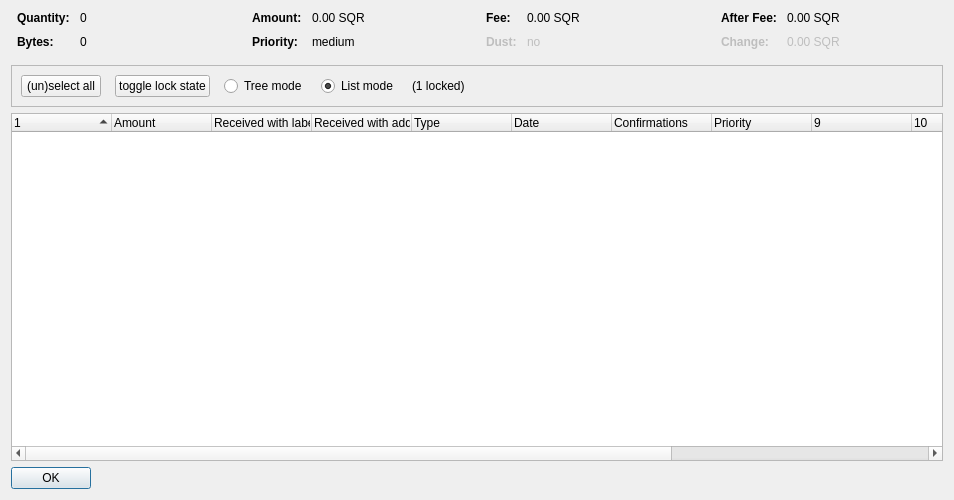
<?xml version="1.0" encoding="UTF-8"?>
<ui version="4.0">
 <class>CoinControlDialog</class>
 <widget class="QDialog" name="CoinControlDialog">
  <property name="geometry">
   <rect>
    <x>0</x>
    <y>0</y>
    <width>954</width>
    <height>500</height>
   </rect>
  </property>
  <property name="windowTitle">
   <string>Coin Selection</string>
  </property>
  <layout class="QVBoxLayout" name="verticalLayout">
   <item>
    <layout class="QHBoxLayout" name="horizontalLayoutTop" stretch="0,0,0,0">
     <property name="topMargin">
      <number>0</number>
     </property>
     <property name="bottomMargin">
      <number>10</number>
     </property>
     <item>
      <layout class="QFormLayout" name="formLayoutCoinControl1">
       <property name="horizontalSpacing">
        <number>10</number>
       </property>
       <property name="verticalSpacing">
        <number>10</number>
       </property>
       <property name="leftMargin">
        <number>6</number>
       </property>
       <property name="rightMargin">
        <number>6</number>
       </property>
       <item row="0" column="0">
        <widget class="QLabel" name="labelCoinControlQuantityText">
         <property name="font">
          <font>
           <weight>75</weight>
           <bold>true</bold>
          </font>
         </property>
         <property name="text">
          <string>Quantity:</string>
         </property>
        </widget>
       </item>
       <item row="0" column="1">
        <widget class="QLabel" name="labelCoinControlQuantity">
         <property name="cursor">
          <cursorShape>IBeamCursor</cursorShape>
         </property>
         <property name="contextMenuPolicy">
          <enum>Qt::ActionsContextMenu</enum>
         </property>
         <property name="text">
          <string notr="true">0</string>
         </property>
         <property name="textInteractionFlags">
          <set>Qt::LinksAccessibleByMouse|Qt::TextSelectableByKeyboard|Qt::TextSelectableByMouse</set>
         </property>
        </widget>
       </item>
       <item row="1" column="0">
        <widget class="QLabel" name="labelCoinControlBytesText">
         <property name="font">
          <font>
           <weight>75</weight>
           <bold>true</bold>
          </font>
         </property>
         <property name="text">
          <string>Bytes:</string>
         </property>
        </widget>
       </item>
       <item row="1" column="1">
        <widget class="QLabel" name="labelCoinControlBytes">
         <property name="cursor">
          <cursorShape>IBeamCursor</cursorShape>
         </property>
         <property name="contextMenuPolicy">
          <enum>Qt::ActionsContextMenu</enum>
         </property>
         <property name="text">
          <string notr="true">0</string>
         </property>
         <property name="textInteractionFlags">
          <set>Qt::LinksAccessibleByMouse|Qt::TextSelectableByKeyboard|Qt::TextSelectableByMouse</set>
         </property>
        </widget>
       </item>
      </layout>
     </item>
     <item>
      <layout class="QFormLayout" name="formLayoutCoinControl2">
       <property name="horizontalSpacing">
        <number>10</number>
       </property>
       <property name="verticalSpacing">
        <number>10</number>
       </property>
       <property name="leftMargin">
        <number>6</number>
       </property>
       <property name="rightMargin">
        <number>6</number>
       </property>
       <item row="0" column="0">
        <widget class="QLabel" name="labelCoinControlAmountText">
         <property name="font">
          <font>
           <weight>75</weight>
           <bold>true</bold>
          </font>
         </property>
         <property name="text">
          <string>Amount:</string>
         </property>
        </widget>
       </item>
       <item row="0" column="1">
        <widget class="QLabel" name="labelCoinControlAmount">
         <property name="cursor">
          <cursorShape>IBeamCursor</cursorShape>
         </property>
         <property name="contextMenuPolicy">
          <enum>Qt::ActionsContextMenu</enum>
         </property>
         <property name="text">
          <string notr="true">0.00 SQR</string>
         </property>
         <property name="textInteractionFlags">
          <set>Qt::LinksAccessibleByMouse|Qt::TextSelectableByKeyboard|Qt::TextSelectableByMouse</set>
         </property>
        </widget>
       </item>
       <item row="1" column="0">
        <widget class="QLabel" name="labelCoinControlPriorityText">
         <property name="font">
          <font>
           <weight>75</weight>
           <bold>true</bold>
          </font>
         </property>
         <property name="text">
          <string>Priority:</string>
         </property>
        </widget>
       </item>
       <item row="1" column="1">
        <widget class="QLabel" name="labelCoinControlPriority">
         <property name="cursor">
          <cursorShape>IBeamCursor</cursorShape>
         </property>
         <property name="contextMenuPolicy">
          <enum>Qt::ActionsContextMenu</enum>
         </property>
         <property name="text">
          <string>medium</string>
         </property>
         <property name="textInteractionFlags">
          <set>Qt::LinksAccessibleByMouse|Qt::TextSelectableByKeyboard|Qt::TextSelectableByMouse</set>
         </property>
        </widget>
       </item>
      </layout>
     </item>
     <item>
      <layout class="QFormLayout" name="formLayoutCoinControl3">
       <property name="horizontalSpacing">
        <number>10</number>
       </property>
       <property name="verticalSpacing">
        <number>10</number>
       </property>
       <property name="leftMargin">
        <number>6</number>
       </property>
       <property name="rightMargin">
        <number>6</number>
       </property>
       <item row="0" column="0">
        <widget class="QLabel" name="labelCoinControlFeeText">
         <property name="font">
          <font>
           <weight>75</weight>
           <bold>true</bold>
          </font>
         </property>
         <property name="text">
          <string>Fee:</string>
         </property>
        </widget>
       </item>
       <item row="0" column="1">
        <widget class="QLabel" name="labelCoinControlFee">
         <property name="cursor">
          <cursorShape>IBeamCursor</cursorShape>
         </property>
         <property name="contextMenuPolicy">
          <enum>Qt::ActionsContextMenu</enum>
         </property>
         <property name="text">
          <string notr="true">0.00 SQR</string>
         </property>
         <property name="textInteractionFlags">
          <set>Qt::LinksAccessibleByMouse|Qt::TextSelectableByKeyboard|Qt::TextSelectableByMouse</set>
         </property>
        </widget>
       </item>
       <item row="1" column="0">
        <widget class="QLabel" name="labelCoinControlLowOutputText">
         <property name="enabled">
          <bool>false</bool>
         </property>
         <property name="font">
          <font>
           <weight>75</weight>
           <bold>true</bold>
          </font>
         </property>
         <property name="text">
          <string>Dust:</string>
         </property>
        </widget>
       </item>
       <item row="1" column="1">
        <widget class="QLabel" name="labelCoinControlLowOutput">
         <property name="enabled">
          <bool>false</bool>
         </property>
         <property name="cursor">
          <cursorShape>IBeamCursor</cursorShape>
         </property>
         <property name="contextMenuPolicy">
          <enum>Qt::ActionsContextMenu</enum>
         </property>
         <property name="text">
          <string>no</string>
         </property>
         <property name="textInteractionFlags">
          <set>Qt::LinksAccessibleByMouse|Qt::TextSelectableByKeyboard|Qt::TextSelectableByMouse</set>
         </property>
        </widget>
       </item>
      </layout>
     </item>
     <item>
      <layout class="QFormLayout" name="formLayoutCoinControl4">
       <property name="horizontalSpacing">
        <number>10</number>
       </property>
       <property name="verticalSpacing">
        <number>10</number>
       </property>
       <property name="leftMargin">
        <number>6</number>
       </property>
       <property name="rightMargin">
        <number>6</number>
       </property>
       <item row="0" column="0">
        <widget class="QLabel" name="labelCoinControlAfterFeeText">
         <property name="font">
          <font>
           <weight>75</weight>
           <bold>true</bold>
          </font>
         </property>
         <property name="text">
          <string>After Fee:</string>
         </property>
        </widget>
       </item>
       <item row="0" column="1">
        <widget class="QLabel" name="labelCoinControlAfterFee">
         <property name="cursor">
          <cursorShape>IBeamCursor</cursorShape>
         </property>
         <property name="contextMenuPolicy">
          <enum>Qt::ActionsContextMenu</enum>
         </property>
         <property name="text">
          <string notr="true">0.00 SQR</string>
         </property>
         <property name="textInteractionFlags">
          <set>Qt::LinksAccessibleByMouse|Qt::TextSelectableByKeyboard|Qt::TextSelectableByMouse</set>
         </property>
        </widget>
       </item>
       <item row="1" column="0">
        <widget class="QLabel" name="labelCoinControlChangeText">
         <property name="enabled">
          <bool>false</bool>
         </property>
         <property name="font">
          <font>
           <weight>75</weight>
           <bold>true</bold>
          </font>
         </property>
         <property name="text">
          <string>Change:</string>
         </property>
        </widget>
       </item>
       <item row="1" column="1">
        <widget class="QLabel" name="labelCoinControlChange">
         <property name="enabled">
          <bool>false</bool>
         </property>
         <property name="cursor">
          <cursorShape>IBeamCursor</cursorShape>
         </property>
         <property name="contextMenuPolicy">
          <enum>Qt::ActionsContextMenu</enum>
         </property>
         <property name="text">
          <string notr="true">0.00 SQR</string>
         </property>
         <property name="textInteractionFlags">
          <set>Qt::LinksAccessibleByMouse|Qt::TextSelectableByKeyboard|Qt::TextSelectableByMouse</set>
         </property>
        </widget>
       </item>
      </layout>
     </item>
    </layout>
   </item>
   <item>
    <widget class="QFrame" name="frame">
     <property name="minimumSize">
      <size>
       <width>0</width>
       <height>40</height>
      </size>
     </property>
     <property name="frameShape">
      <enum>QFrame::StyledPanel</enum>
     </property>
     <property name="frameShadow">
      <enum>QFrame::Sunken</enum>
     </property>
     <layout class="QHBoxLayout" name="horizontalLayout">
      <item>
       <layout class="QHBoxLayout" name="horizontalLayoutPanel" stretch="0,0,0,0,0,0">
        <property name="spacing">
         <number>14</number>
        </property>
        <item>
         <widget class="QPushButton" name="pushButtonSelectAll">
          <property name="sizePolicy">
           <sizepolicy hsizetype="Maximum" vsizetype="Fixed">
            <horstretch>0</horstretch>
            <verstretch>0</verstretch>
           </sizepolicy>
          </property>
          <property name="text">
           <string>(un)select all</string>
          </property>
          <property name="autoDefault">
           <bool>false</bool>
          </property>
         </widget>
        </item>
        <item>
         <widget class="QPushButton" name="pushButtonToggleLock">
          <property name="sizePolicy">
           <sizepolicy hsizetype="Maximum" vsizetype="Fixed">
            <horstretch>0</horstretch>
            <verstretch>0</verstretch>
           </sizepolicy>
          </property>
          <property name="text">
           <string>toggle lock state</string>
          </property>
          <property name="autoDefault">
           <bool>false</bool>
          </property>
         </widget>
        </item>
        <item>
         <widget class="QRadioButton" name="radioTreeMode">
          <property name="sizePolicy">
           <sizepolicy hsizetype="Maximum" vsizetype="Fixed">
            <horstretch>0</horstretch>
            <verstretch>0</verstretch>
           </sizepolicy>
          </property>
          <property name="text">
           <string>Tree mode</string>
          </property>
         </widget>
        </item>
        <item>
         <widget class="QRadioButton" name="radioListMode">
          <property name="sizePolicy">
           <sizepolicy hsizetype="Maximum" vsizetype="Fixed">
            <horstretch>0</horstretch>
            <verstretch>0</verstretch>
           </sizepolicy>
          </property>
          <property name="text">
           <string>List mode</string>
          </property>
          <property name="checked">
           <bool>true</bool>
          </property>
         </widget>
        </item>
        <item>
         <widget class="QLabel" name="labelLocked">
          <property name="text">
           <string>(1 locked)</string>
          </property>
         </widget>
        </item>
        <item>
         <spacer name="horizontalSpacer">
          <property name="orientation">
           <enum>Qt::Horizontal</enum>
          </property>
          <property name="sizeHint" stdset="0">
           <size>
            <width>40</width>
            <height>20</height>
           </size>
          </property>
         </spacer>
        </item>
       </layout>
      </item>
     </layout>
    </widget>
   </item>
   <item>
    <widget class="CoinControlTreeWidget" name="treeWidget">
     <property name="contextMenuPolicy">
      <enum>Qt::CustomContextMenu</enum>
     </property>
     <property name="sortingEnabled">
      <bool>false</bool>
     </property>
     <property name="columnCount">
      <number>13</number>
     </property>
     <attribute name="headerShowSortIndicator" stdset="0">
      <bool>true</bool>
     </attribute>
     <attribute name="headerStretchLastSection">
      <bool>false</bool>
     </attribute>
     <column>
      <property name="text">
       <string/>
      </property>
     </column>
     <column>
      <property name="text">
       <string>Amount</string>
      </property>
     </column>
     <column>
      <property name="text">
       <string>Received with label</string>
      </property>
     </column>
     <column>
      <property name="text">
       <string>Received with address</string>
      </property>
     </column>
     <column>
      <property name="text">
       <string>Type</string>
      </property>
     </column>
     <column>
      <property name="text">
       <string>Date</string>
      </property>
     </column>
     <column>
      <property name="text">
       <string>Confirmations</string>
      </property>
      <property name="toolTip">
       <string>Confirmed</string>
      </property>
     </column>
     <column>
      <property name="text">
       <string>Priority</string>
      </property>
     </column>
     <column>
      <property name="text">
       <string/>
      </property>
     </column>
     <column>
      <property name="text">
       <string/>
      </property>
     </column>
     <column>
      <property name="text">
       <string/>
      </property>
     </column>
     <column>
      <property name="text">
       <string/>
      </property>
     </column>
     <column>
      <property name="text">
       <string/>
      </property>
     </column>
    </widget>
   </item>
   <item>
    <widget class="QDialogButtonBox" name="buttonBox">
     <property name="sizePolicy">
      <sizepolicy hsizetype="Maximum" vsizetype="Fixed">
       <horstretch>0</horstretch>
       <verstretch>0</verstretch>
      </sizepolicy>
     </property>
     <property name="orientation">
      <enum>Qt::Horizontal</enum>
     </property>
     <property name="standardButtons">
      <set>QDialogButtonBox::Ok</set>
     </property>
    </widget>
   </item>
  </layout>
 </widget>
 <customwidgets>
  <customwidget>
   <class>CoinControlTreeWidget</class>
   <extends>QTreeWidget</extends>
   <header>coincontroltreewidget.h</header>
  </customwidget>
 </customwidgets>
 <resources/>
 <connections/>
</ui>
